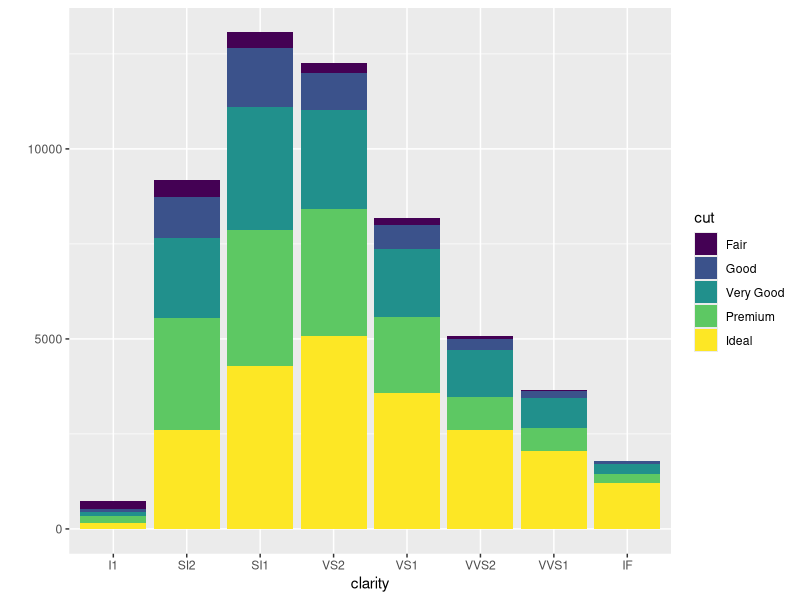
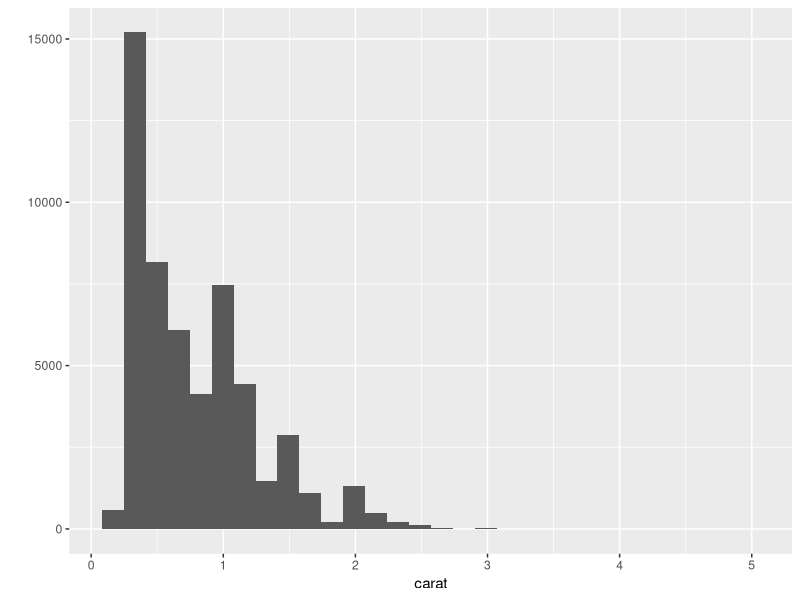
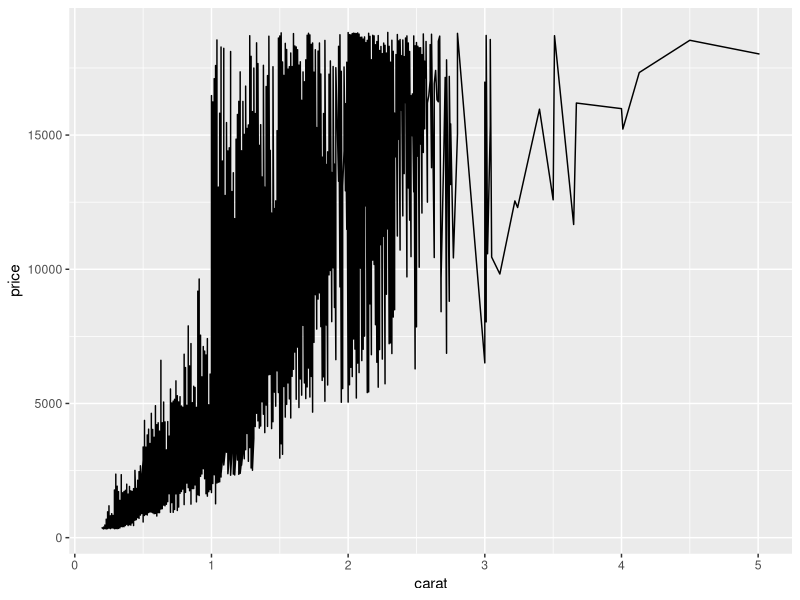
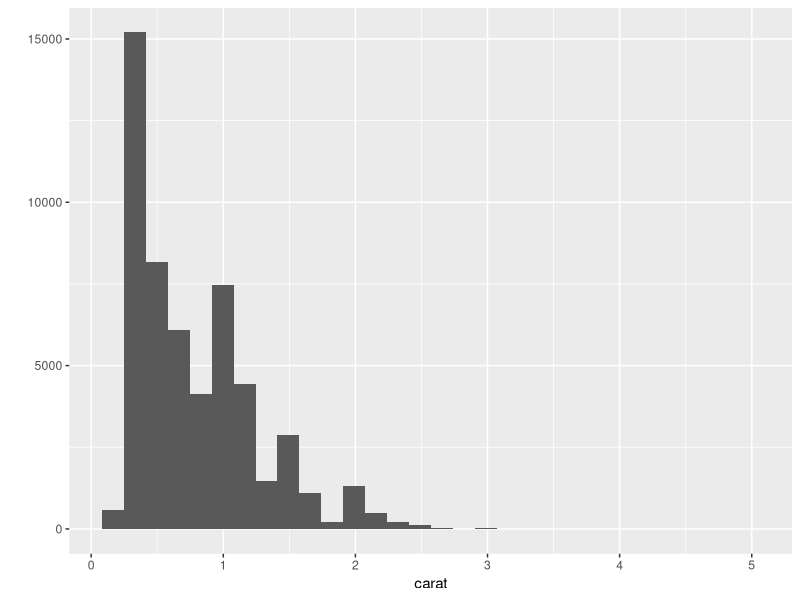
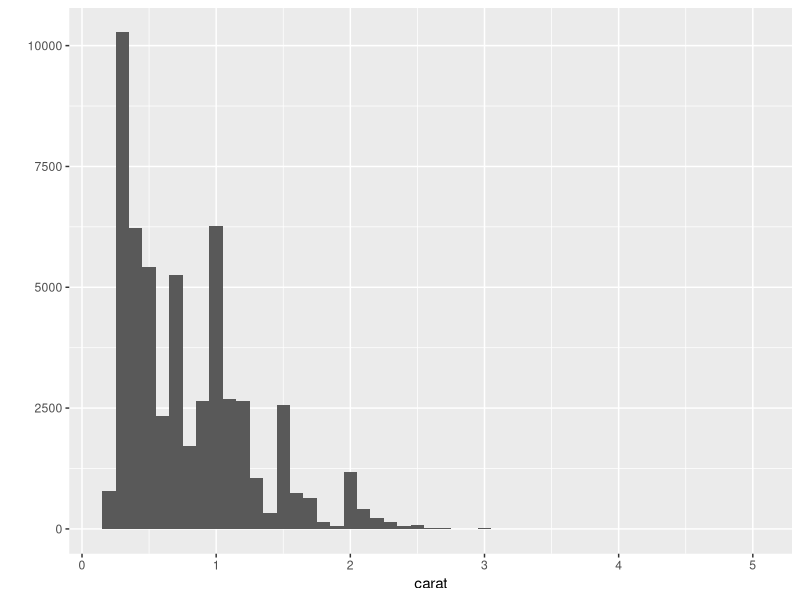
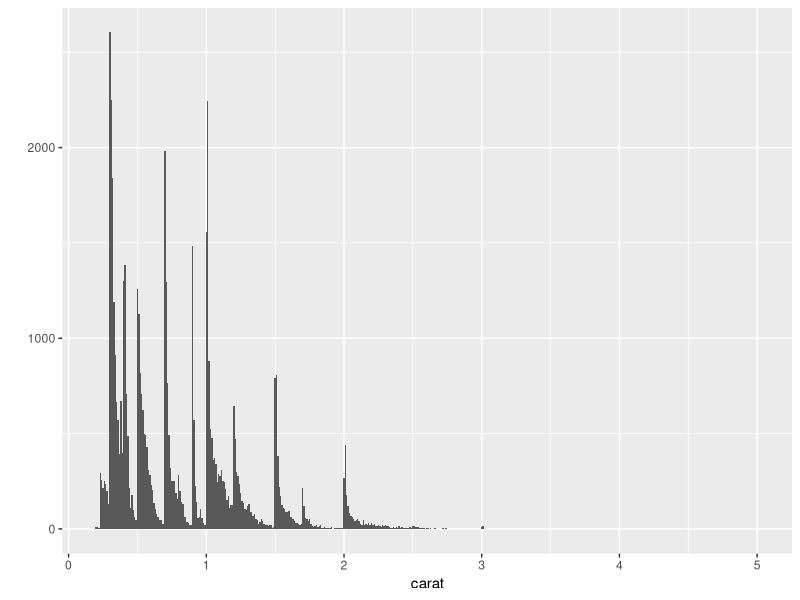
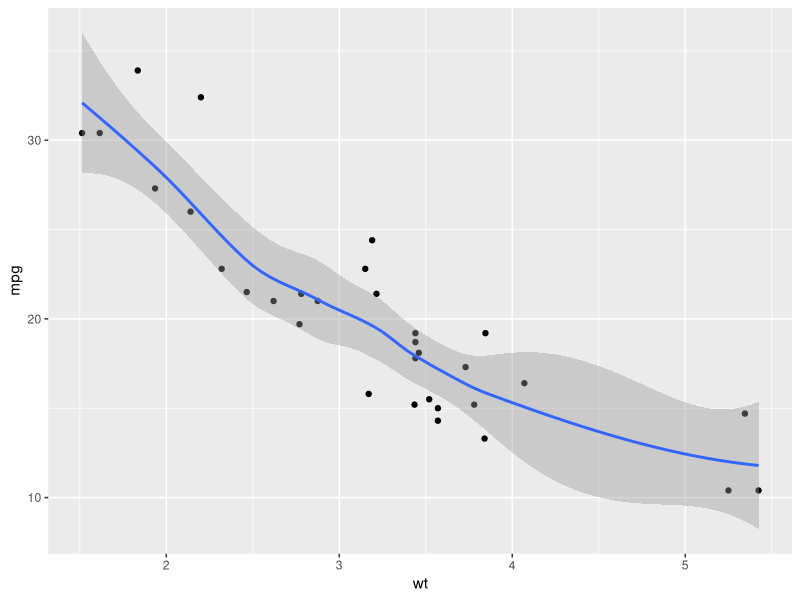
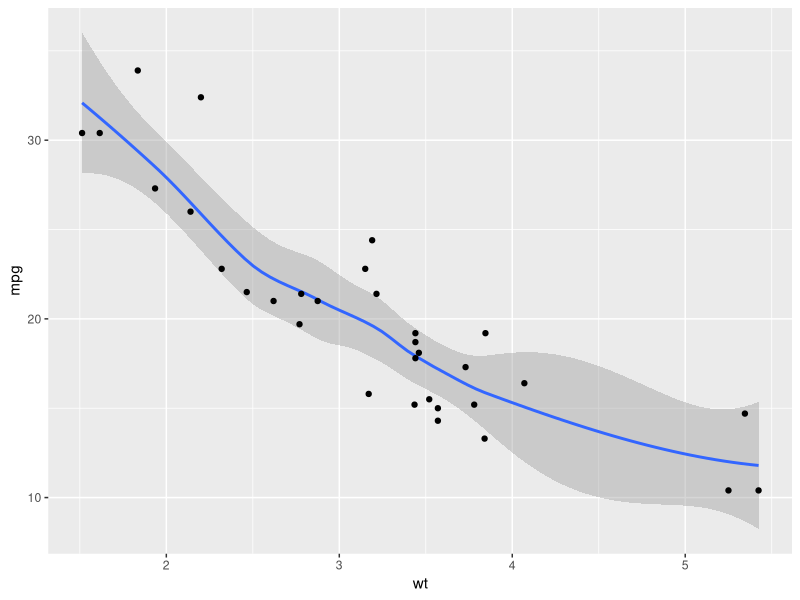

Reproduce these figures in R, in order. (Note: this script raises an error after producing the figures.)
#clear workspace
rm(list=ls())

##REVIEW
#install ggplot2 Tools->Install packages
#load package
library(ggplot2)

#view datasets
head(diamonds)
head(mtcars)

###qplot basics
qplot(clarity,data=diamonds,fill=cut,geom="bar")
#colors represent diferent cuts (fill)
#geom specifies type of graph; bar (histogram) is default for categorical y variables

#histogram is also default for continuous y
qplot(carat,data=diamonds)
#unless you specify x variable
qplot(carat, price, data=diamonds,geom="line")

##PICKING UP FROM PAGE 5
###histogram
qplot(carat,data=diamonds,geom="histogram")
#qplot(variable, data=data, geom="type of plot")

###can change binwidth
qplot(carat,data=diamonds,geom="histogram",binwidth=0.1)
qplot(carat,data=diamonds,geom="histogram",binwidth=0.01)

###combine several types of plot
##wt=weight in tons
qplot(wt,mpg,data=mtcars,geom=c("point","smooth"))
qplot(wt,mpg,data=mtcars,geom=c("smooth","point"))
#how are these two different

###Smoothing
#smooth for each cylinder
#cyl= cylinder
qplot(wt,mpg,data=mtcars,color=factor(cyl),geom=c("point","smooth"))

####smooth plot options
qplot(wt,mpg,data=mtcars,geom=c("point","smooth"))

#remove standard error
qplot(wt,mpg,data=mtcars,geom=c("point","smooth"),se=FALSE)

#make line more or less wiggly
qplot(wt,mpg,data=mtcars,geom=c("point","smooth"),span=0.6)#more wiggly
qplot(wt,mpg,data=mtcars,geom=c("point","smooth"),span=0.8)
qplot(wt,mpg,data=mtcars,geom=c("point","smooth"),span=1)#less wiggly

#using linear modeling
qplot(wt,mpg,data=mtcars,geom=c("point","smooth"),method="lm")

#can also specificy the formula yourself
library(splines)
qplot(wt,mpg,data=mtcars,geom=c("point","smooth"),method="lm",formula=y~ns(x,5))#the higher the number, the more wavy
##Look into this more

###flipping axes
#separate by cylinder
qplot(mpg,wt,data=mtcars,facets=cyl~.,geom=c("point","smooth"))
#flip axes after calculating summary statistics
qplot(mpg,wt,data=mtcars,facets=cyl~.,geom=c("point","smooth"))+coord_flip()
#flip axes before calculating summary statistics
qplot(wt,mpg,data=mtcars,facets=cyl~.,geom=c("point","smooth"))

###Saving and updating plot
#save plot in variable
p.tmp<-qplot(factor(cyl),wt,data=mtcars,geom="boxplot")
#name of plot<- qplot (x, y, data=data, geom=type of plot)
p.tmp

#change data
t.mtcars<-mtcars
mtcars<-transform(mtcars,wt=wt^2)

#update plot
p.tmp #original
p.tmp%+%mtcars #transformed
#can toggle back and forth

#reset mtcars
mtcars<-t.mtcars
rm(t.mtcars) #remove this item from workspace

#plot info
summary(p.tmp)
#Faceting has to do with putting multiple figures in a panel
#facet_null() means there is a single figure in that panel

#save plot in R workspace
#first check where the file will save
getwd()
#change if necessary
setwd("C:/Users/Melissa/Dropbox/GitHub/2014-Spring/Week 3")
save(p.tmp,file="temp.rData")
#You can open this workspace in a later session and call plot p.tmp

#save as image file
ggsave(file="test.pdf")
ggsave(file="test.jpeg",dpi=72)
ggsave(file="test.svg",plot=p.tmp,width=10,height=5)
#can open svg files with web browser; svg devices: Cairo and RSgvDevice

###Using ggplot()
###Add layers without changing original plot
p.tmp2<-ggplot(mtcars,aes(mpg,wt,colour=factor(cyl)))
#name of plot<-ggplot(data, aesthetic(y, x,), facotr to overlay with color)
p.tmp2
#Cannot display yet- no layers

#add layers
p.tmp2+layer(geom="point")
p.tmp2+layer(geom="point")+layer(geom="line")
p.tmp2+geom_point() #shortcut

#can use this language in qplot too
qplot(mpg,wt,data=mtcars,color=factor(cyl),geom="point")+geom_line()
qplot(mpg,wt,data=mtcars,color=factor(cyl),geom=c("point","line"))

#add a mapping layer
head(mtcars)
p.tmp2+geom_point()
p.tmp2+geom_point()+geom_point(aes(y=disp))#Now shows both weight and dispplacement on y-axis
#arguments for aes x= and y=
#aes can match traditional terms for plotting (like pch and cex) to ggplot names

#This changes current plot format instead of adding to it 
p.tmp2+geom_point(color="darkblue")
p.tmp2+geom_point(aes(color="darkblue"))#This method does not work since darkblue is not a factor

###what if too many data points make it hard to read the plot?
#generate dataset
t.df<-data.frame(x=rnorm(2000),y=rnorm(2000))
#rnorm generates random numbers. 2000 specifies how many random numbers you generate. You can also specify the mean and sd. rnorm(n, mean = 0, sd = 1)
head(t.df)
p.norm<-ggplot(t.df,aes(x,y))
p.norm+geom_point()
#change to hollow
p.norm+geom_point(shape=1)
#use periods instead
p.norm+geom_point(shape=".")# you can put any symbol in here
p.norm+geom_point(alpha=.5)#makes transparent, changed code a bit
p.norm+geom_point(alpha=.1)#changes transparency of fill color
p.norm+geom_point(color="blue",alpha=.5)

#Pick up at top of Pg 8 next time
